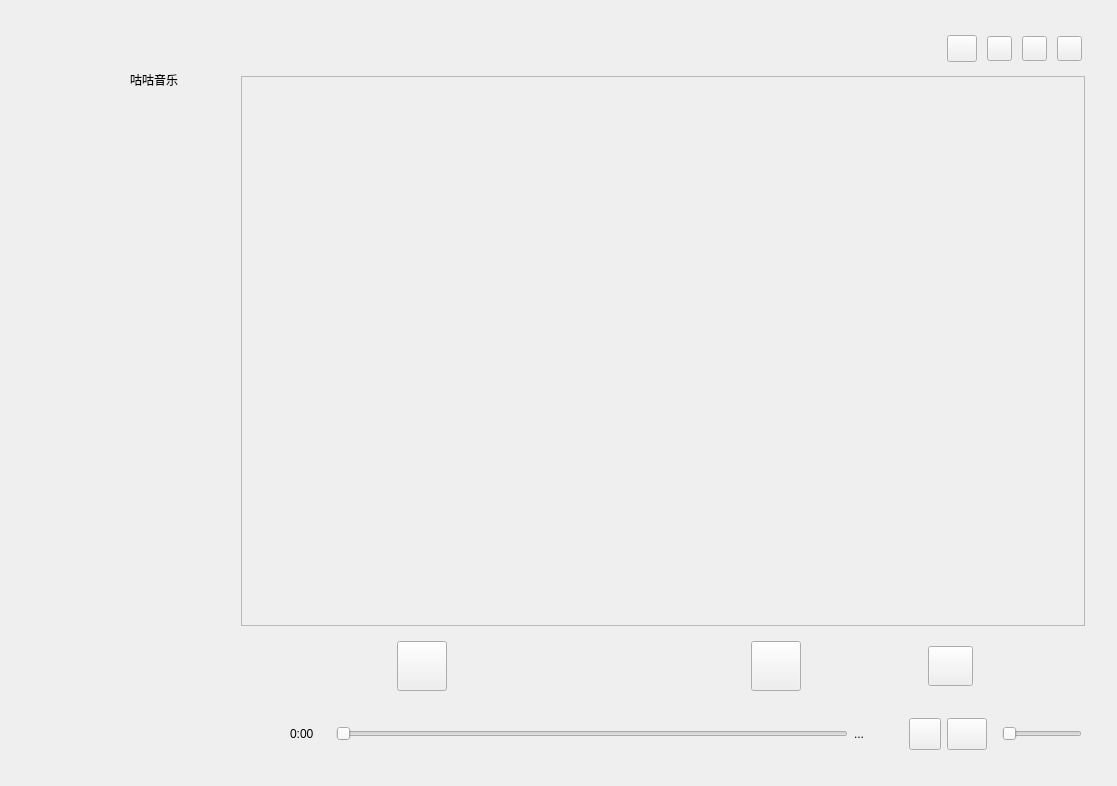
<?xml version="1.0" encoding="UTF-8"?>
<ui version="4.0">
 <class>Select</class>
 <widget class="QWidget" name="Select">
  <property name="geometry">
   <rect>
    <x>0</x>
    <y>0</y>
    <width>1117</width>
    <height>786</height>
   </rect>
  </property>
  <property name="windowTitle">
   <string>Form</string>
  </property>
  <property name="styleSheet">
   <string notr="true"/>
  </property>
  <layout class="QHBoxLayout" name="horizontalLayout_6">
   <item>
    <widget class="QWidget" name="widget_3" native="true">
     <property name="styleSheet">
      <string notr="true"/>
     </property>
     <widget class="QWidget" name="">
      <property name="geometry">
       <rect>
        <x>10</x>
        <y>10</y>
        <width>1070</width>
        <height>747</height>
       </rect>
      </property>
      <layout class="QVBoxLayout" name="verticalLayout_3">
       <property name="spacing">
        <number>0</number>
       </property>
       <item>
        <layout class="QHBoxLayout" name="horizontalLayout_4">
         <property name="spacing">
          <number>0</number>
         </property>
         <item>
          <widget class="QWidget" name="widget" native="true">
           <property name="minimumSize">
            <size>
             <width>200</width>
             <height>0</height>
            </size>
           </property>
           <property name="maximumSize">
            <size>
             <width>220</width>
             <height>16777215</height>
            </size>
           </property>
           <property name="styleSheet">
            <string notr="true"/>
           </property>
           <layout class="QHBoxLayout" name="horizontalLayout_3">
            <item>
             <layout class="QVBoxLayout" name="verticalLayout">
              <property name="spacing">
               <number>0</number>
              </property>
              <item>
               <layout class="QHBoxLayout" name="horizontalLayout">
                <property name="spacing">
                 <number>0</number>
                </property>
                <item>
                 <widget class="QLabel" name="label">
                  <property name="minimumSize">
                   <size>
                    <width>100</width>
                    <height>100</height>
                   </size>
                  </property>
                  <property name="maximumSize">
                   <size>
                    <width>100</width>
                    <height>100</height>
                   </size>
                  </property>
                  <property name="styleSheet">
                   <string notr="true">border-image: url(:/tu/audio.png);</string>
                  </property>
                  <property name="text">
                   <string/>
                  </property>
                 </widget>
                </item>
                <item>
                 <widget class="QLabel" name="label_2">
                  <property name="text">
                   <string>咕咕音乐</string>
                  </property>
                 </widget>
                </item>
               </layout>
              </item>
              <item>
               <widget class="QWidget" name="widget_2" native="true">
                <property name="styleSheet">
                 <string notr="true"/>
                </property>
                <layout class="QHBoxLayout" name="horizontalLayout_2">
                 <item>
                  <widget class="QListView" name="listView">
                   <property name="minimumSize">
                    <size>
                     <width>200</width>
                     <height>0</height>
                    </size>
                   </property>
                   <property name="maximumSize">
                    <size>
                     <width>200</width>
                     <height>436346</height>
                    </size>
                   </property>
                   <property name="styleSheet">
                    <string notr="true">QListView { background-color: rgba(255, 255, 255, 0);

border:none
 }
</string>
                   </property>
                  </widget>
                 </item>
                </layout>
               </widget>
              </item>
             </layout>
            </item>
           </layout>
          </widget>
         </item>
         <item>
          <layout class="QVBoxLayout" name="verticalLayout_2">
           <property name="spacing">
            <number>0</number>
           </property>
           <item>
            <widget class="QWidget" name="widget_6" native="true">
             <property name="minimumSize">
              <size>
               <width>30</width>
               <height>40</height>
              </size>
             </property>
             <property name="maximumSize">
              <size>
               <width>235325</width>
               <height>45</height>
              </size>
             </property>
             <property name="styleSheet">
              <string notr="true">border-image: url(:/tupian/OIP-C (3).jfif);</string>
             </property>
             <layout class="QHBoxLayout" name="horizontalLayout_8">
              <property name="spacing">
               <number>10</number>
              </property>
              <item>
               <spacer name="horizontalSpacer">
                <property name="orientation">
                 <enum>Qt::Horizontal</enum>
                </property>
                <property name="sizeHint" stdset="0">
                 <size>
                  <width>40</width>
                  <height>20</height>
                 </size>
                </property>
               </spacer>
              </item>
              <item>
               <widget class="QPushButton" name="pushButton_pifu">
                <property name="minimumSize">
                 <size>
                  <width>25</width>
                  <height>25</height>
                 </size>
                </property>
                <property name="maximumSize">
                 <size>
                  <width>30</width>
                  <height>30</height>
                 </size>
                </property>
                <property name="styleSheet">
                 <string notr="true">border-image: url(:/tu/皮肤.png);</string>
                </property>
                <property name="text">
                 <string/>
                </property>
               </widget>
              </item>
              <item>
               <widget class="QPushButton" name="pushButton_8">
                <property name="minimumSize">
                 <size>
                  <width>25</width>
                  <height>25</height>
                 </size>
                </property>
                <property name="maximumSize">
                 <size>
                  <width>25</width>
                  <height>25</height>
                 </size>
                </property>
                <property name="styleSheet">
                 <string notr="true">border-image: url(:/tu/最大化.png);</string>
                </property>
                <property name="text">
                 <string/>
                </property>
               </widget>
              </item>
              <item>
               <widget class="QPushButton" name="pushButton_7">
                <property name="minimumSize">
                 <size>
                  <width>25</width>
                  <height>25</height>
                 </size>
                </property>
                <property name="maximumSize">
                 <size>
                  <width>25</width>
                  <height>25</height>
                 </size>
                </property>
                <property name="styleSheet">
                 <string notr="true">border-image: url(:/tu/最小化.png);</string>
                </property>
                <property name="text">
                 <string/>
                </property>
               </widget>
              </item>
              <item>
               <widget class="QPushButton" name="pushButton_6">
                <property name="minimumSize">
                 <size>
                  <width>25</width>
                  <height>25</height>
                 </size>
                </property>
                <property name="maximumSize">
                 <size>
                  <width>25</width>
                  <height>25</height>
                 </size>
                </property>
                <property name="styleSheet">
                 <string notr="true">border-image: url(:/tu/关闭.png);</string>
                </property>
                <property name="text">
                 <string/>
                </property>
               </widget>
              </item>
             </layout>
            </widget>
           </item>
           <item>
            <widget class="QFrame" name="frame">
             <property name="minimumSize">
              <size>
               <width>844</width>
               <height>550</height>
              </size>
             </property>
             <property name="maximumSize">
              <size>
               <width>844</width>
               <height>550</height>
              </size>
             </property>
             <property name="frameShape">
              <enum>QFrame::StyledPanel</enum>
             </property>
             <property name="frameShadow">
              <enum>QFrame::Raised</enum>
             </property>
            </widget>
           </item>
          </layout>
         </item>
        </layout>
       </item>
       <item>
        <layout class="QHBoxLayout" name="horizontalLayout_5">
         <property name="spacing">
          <number>0</number>
         </property>
         <item>
          <widget class="QPushButton" name="pushButton">
           <property name="minimumSize">
            <size>
             <width>70</width>
             <height>70</height>
            </size>
           </property>
           <property name="cursor">
            <cursorShape>PointingHandCursor</cursorShape>
           </property>
           <property name="styleSheet">
            <string notr="true">QPushButton {
    border: none;
    background-color: transparent; /* 设置按钮的默认背景透明 */
    /* 设置背景图片 */
	border-image: url(:/tu/音乐 (1).png);
    background-repeat: no-repeat;
    background-position: center;
    border-radius: 50px; /* 设置按钮的圆角 */
    padding: 5px;
    width: 100px; /* 设置按钮的宽度 */
    height: 100px; /* 设置按钮的高度 */
}

QPushButton:hover {
    border: 2px solid #444444; /* 鼠标悬停时的边框颜色 */
}

QPushButton:pressed {
    border: 2px solid #222222; /* 按钮按下时的边框颜色 */
}

</string>
           </property>
           <property name="text">
            <string/>
           </property>
          </widget>
         </item>
         <item>
          <widget class="QLabel" name="label_3">
           <property name="minimumSize">
            <size>
             <width>150</width>
             <height>0</height>
            </size>
           </property>
           <property name="maximumSize">
            <size>
             <width>150</width>
             <height>16777215</height>
            </size>
           </property>
           <property name="text">
            <string/>
           </property>
          </widget>
         </item>
         <item>
          <layout class="QVBoxLayout" name="verticalLayout_4">
           <property name="spacing">
            <number>0</number>
           </property>
           <item>
            <widget class="QWidget" name="widget_7" native="true">
             <property name="styleSheet">
              <string notr="true">border-image: url(:/tupian/xia.png);</string>
             </property>
             <layout class="QHBoxLayout" name="horizontalLayout_9">
              <property name="spacing">
               <number>20</number>
              </property>
              <item>
               <widget class="QPushButton" name="pushButton_10">
                <property name="minimumSize">
                 <size>
                  <width>50</width>
                  <height>50</height>
                 </size>
                </property>
                <property name="maximumSize">
                 <size>
                  <width>50</width>
                  <height>50</height>
                 </size>
                </property>
                <property name="cursor">
                 <cursorShape>PointingHandCursor</cursorShape>
                </property>
                <property name="layoutDirection">
                 <enum>Qt::LeftToRight</enum>
                </property>
                <property name="styleSheet">
                 <string notr="true">border-image: url(:/tu/上一首 上一个.png);</string>
                </property>
                <property name="text">
                 <string/>
                </property>
               </widget>
              </item>
              <item>
               <widget class="QPushButton" name="pushButton_11">
                <property name="minimumSize">
                 <size>
                  <width>50</width>
                  <height>50</height>
                 </size>
                </property>
                <property name="maximumSize">
                 <size>
                  <width>50</width>
                  <height>50</height>
                 </size>
                </property>
                <property name="cursor">
                 <cursorShape>PointingHandCursor</cursorShape>
                </property>
                <property name="layoutDirection">
                 <enum>Qt::LeftToRight</enum>
                </property>
                <property name="styleSheet">
                 <string notr="true"> QPushButton{
	border-image: url(:/tu/开始-红色.png);
	
border:none;
}
</string>
                </property>
                <property name="text">
                 <string/>
                </property>
               </widget>
              </item>
              <item>
               <widget class="QPushButton" name="pushButton_12">
                <property name="minimumSize">
                 <size>
                  <width>50</width>
                  <height>50</height>
                 </size>
                </property>
                <property name="maximumSize">
                 <size>
                  <width>50</width>
                  <height>50</height>
                 </size>
                </property>
                <property name="cursor">
                 <cursorShape>PointingHandCursor</cursorShape>
                </property>
                <property name="layoutDirection">
                 <enum>Qt::LeftToRight</enum>
                </property>
                <property name="styleSheet">
                 <string notr="true">border-image: url(:/tu/下一个 下一首.png);</string>
                </property>
                <property name="text">
                 <string/>
                </property>
               </widget>
              </item>
              <item>
               <widget class="QPushButton" name="pushButton_13">
                <property name="minimumSize">
                 <size>
                  <width>45</width>
                  <height>40</height>
                 </size>
                </property>
                <property name="maximumSize">
                 <size>
                  <width>45</width>
                  <height>40</height>
                 </size>
                </property>
                <property name="cursor">
                 <cursorShape>PointingHandCursor</cursorShape>
                </property>
                <property name="layoutDirection">
                 <enum>Qt::LeftToRight</enum>
                </property>
                <property name="styleSheet">
                 <string notr="true">border-image: url(:/tu/顺序播放.png);</string>
                </property>
                <property name="text">
                 <string/>
                </property>
               </widget>
              </item>
             </layout>
            </widget>
           </item>
           <item>
            <widget class="QWidget" name="widget_9" native="true">
             <property name="styleSheet">
              <string notr="true">border-image: url(:/tupian/xia.png);</string>
             </property>
             <layout class="QHBoxLayout" name="horizontalLayout_10">
              <property name="spacing">
               <number>6</number>
              </property>
              <item>
               <widget class="QLabel" name="label_5">
                <property name="minimumSize">
                 <size>
                  <width>40</width>
                  <height>20</height>
                 </size>
                </property>
                <property name="text">
                 <string>0:00</string>
                </property>
               </widget>
              </item>
              <item>
               <widget class="QSlider" name="horizontalSlider_3">
                <property name="cursor">
                 <cursorShape>PointingHandCursor</cursorShape>
                </property>
                <property name="orientation">
                 <enum>Qt::Horizontal</enum>
                </property>
               </widget>
              </item>
              <item>
               <widget class="QLabel" name="label_6">
                <property name="minimumSize">
                 <size>
                  <width>40</width>
                  <height>20</height>
                 </size>
                </property>
                <property name="text">
                 <string>...</string>
                </property>
               </widget>
              </item>
              <item>
               <widget class="QWidget" name="widget_10" native="true">
                <layout class="QHBoxLayout" name="horizontalLayout_12">
                 <item>
                  <widget class="QPushButton" name="pushButton_2">
                   <property name="minimumSize">
                    <size>
                     <width>32</width>
                     <height>32</height>
                    </size>
                   </property>
                   <property name="maximumSize">
                    <size>
                     <width>32</width>
                     <height>32</height>
                    </size>
                   </property>
                   <property name="cursor">
                    <cursorShape>PointingHandCursor</cursorShape>
                   </property>
                   <property name="styleSheet">
                    <string notr="true">border-image: url(:/tu/播放列表.png);</string>
                   </property>
                   <property name="text">
                    <string/>
                   </property>
                  </widget>
                 </item>
                 <item>
                  <widget class="QPushButton" name="pushButton_14">
                   <property name="minimumSize">
                    <size>
                     <width>32</width>
                     <height>32</height>
                    </size>
                   </property>
                   <property name="cursor">
                    <cursorShape>PointingHandCursor</cursorShape>
                   </property>
                   <property name="styleSheet">
                    <string notr="true">border-image: url(:/tu/音量.png);</string>
                   </property>
                   <property name="text">
                    <string/>
                   </property>
                  </widget>
                 </item>
                </layout>
               </widget>
              </item>
              <item>
               <widget class="QSlider" name="horizontalSlider_4">
                <property name="maximumSize">
                 <size>
                  <width>80</width>
                  <height>16777215</height>
                 </size>
                </property>
                <property name="orientation">
                 <enum>Qt::Horizontal</enum>
                </property>
               </widget>
              </item>
             </layout>
            </widget>
           </item>
          </layout>
         </item>
        </layout>
       </item>
      </layout>
     </widget>
    </widget>
   </item>
  </layout>
 </widget>
 <resources/>
 <connections/>
</ui>
